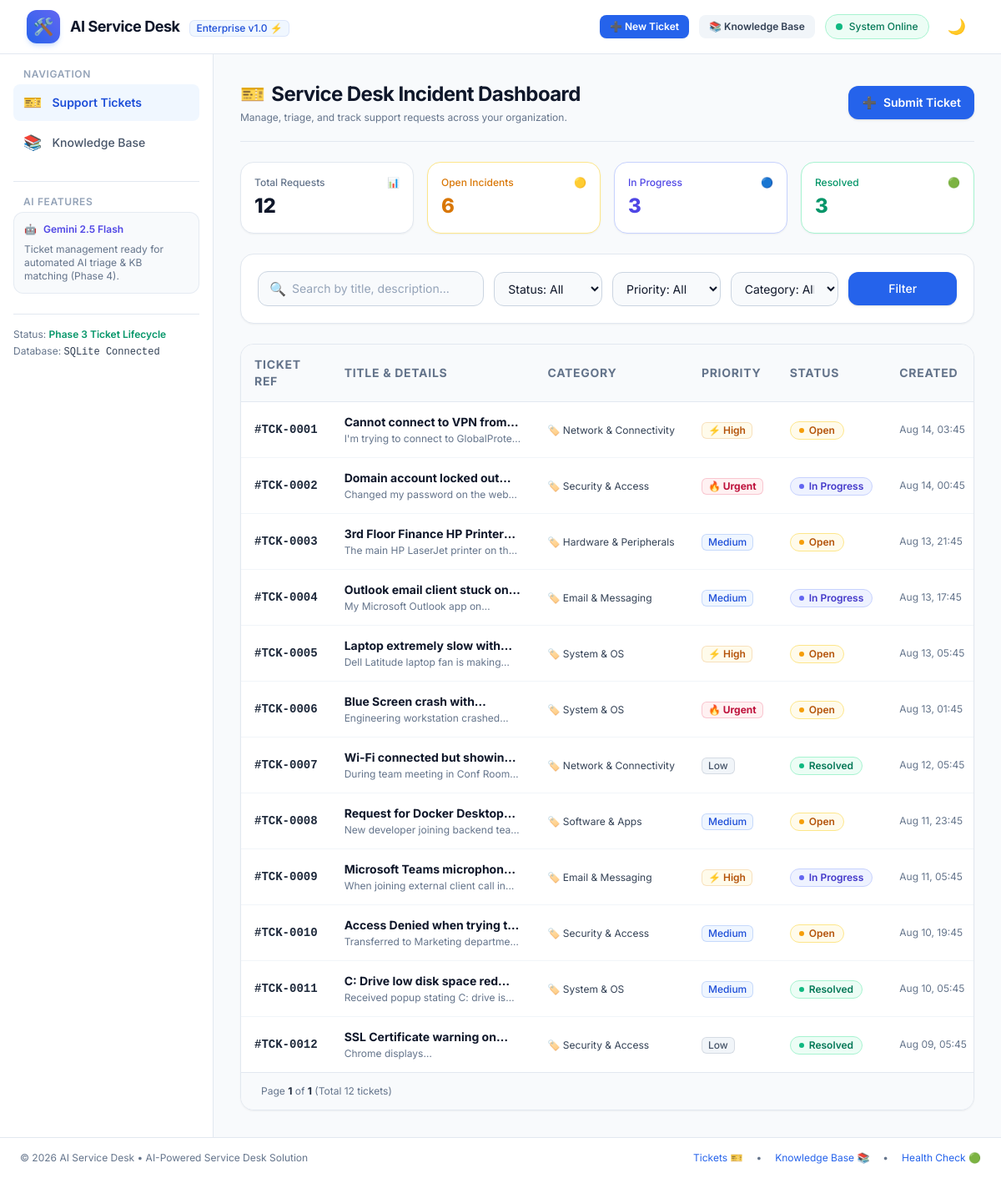
Page /tickets on the committed database.
### app/models.py (models this page shows)
class Ticket(Base):
    __tablename__ = "tickets"
    id = Column(Integer, primary_key=True, index=True, autoincrement=True)
    title = Column(String(255), nullable=False)
    description = Column(Text, nullable=False)
    status = Column(String(50), nullable=False, default="Open")  # Open, In Progress, Pending, Resolved, Closed
    priority = Column(String(50), nullable=False, default="Medium")  # Low, Medium, High, Urgent
    category = Column(String(100), nullable=False, default="General IT")
    ai_summary = Column(Text, nullable=True)
    suggested_resolution = Column(Text, nullable=True)
    final_resolution = Column(Text, nullable=True)
    created_at = Column(DateTime(timezone=True), default=utc_now)
    updated_at = Column(DateTime(timezone=True), default=utc_now, onupdate=utc_now)
    activities = relationship("TicketActivity", back_populates="ticket", cascade="all, delete-orphan", order_by="TicketActivity.created_at.desc()")

### app/routers/tickets.py (the view)
@router.get("/tickets", response_class=HTMLResponse)
async def list_tickets(
    request: Request,
    q: Optional[str] = Query(None),
    status_filter: Optional[str] = Query(None, alias="status"),
    priority_filter: Optional[str] = Query(None, alias="priority"),
    category_filter: Optional[str] = Query(None, alias="category"),
    page: int = Query(1, ge=1),
    page_size: int = Query(20, ge=1, le=100),
    created: Optional[bool] = False,
    deleted: Optional[bool] = False,
    db: Session = Depends(get_db)
):
    skip = (page - 1) * page_size
    tickets, total_count = TicketService.get_all_tickets(
        db=db,
        query=q,
        status=status_filter,
        priority=priority_filter,
        category=category_filter,
        skip=skip,
        limit=page_size
    )
    categories = TicketService.get_categories(db)
    counts = TicketService.get_ticket_counts(db)
    total_pages = max(1, (total_count + page_size - 1) // page_size)
    return templates.TemplateResponse(
        request=request,
        name="tickets/list.html",
        context={
            "app_name": settings.APP_NAME,
            "tickets": tickets,
            "counts": counts,
            "categories": categories,
            "statuses": VALID_STATUSES,
            "priorities": VALID_PRIORITIES,
            "search_query": q or "",
            "selected_status": status_filter or "All",
            "selected_priority": priority_filter or "All",
            "selected_category": category_filter or "All",
            "page": page,
            "total_pages": total_pages,
            "total_count": total_count,
            "created_success": created,
            "deleted_success": deleted
        }
    )

### app/templates/tickets/list.html (shortened to what this page needs)
{% extends "base.html" %}
{% block content %}
<div class="space-y-6">
    <div class="flex flex-col sm:flex-row sm:items-center justify-between gap-4 border-b border-slate-200 dark:border-slate-800 pb-5">
        <div>
            <h1 class="text-2xl font-bold tracking-tight text-slate-900 dark:text-white flex items-center gap-2">
                <span>🎫</span> Service Desk Incident Dashboard
            </h1>
            <p class="text-xs text-slate-500 dark:text-slate-400 mt-1">
                Manage, triage, and track support requests across your organization.
            </p>
        </div>
        <div>
            <a href="/tickets/new" class="inline-flex items-center gap-2 rounded-xl bg-brand-600 px-4 py-2.5 text-sm font-semibold text-white shadow hover:bg-brand-700 transition">
                <span>➕</span>
                <span>Submit Ticket</span>
            </a>
        </div>
    </div>
    <div class="grid grid-cols-2 md:grid-cols-4 gap-4">
        <a href="/tickets" class="p-4 rounded-2xl bg-white dark:bg-slate-800 border border-slate-200 dark:border-slate-700 shadow-sm hover:border-slate-400 transition space-y-1">
            <div class="flex items-center justify-between text-slate-500 text-xs font-medium">
                <span>Total Requests</span>
                <span>📊</span>
            </div>
            <div class="text-2xl font-extrabold text-slate-900 dark:text-white">{{ counts.total }}</div>
        </a>
        <a href="/tickets?status=Open" class="p-4 rounded-2xl bg-white dark:bg-slate-800 border border-amber-200 dark:border-amber-900/50 shadow-sm hover:border-amber-400 transition space-y-1">
            <div class="flex items-center justify-between text-amber-600 dark:text-amber-400 text-xs font-medium">
                <span>Open Incidents</span>
                <span>🟡</span>
            </div>
            <div class="text-2xl font-extrabold text-amber-600 dark:text-amber-400">{{ counts.open }}</div>
        </a>
        <a href="/tickets?status=In+Progress" class="p-4 rounded-2xl bg-white dark:bg-slate-800 border border-indigo-200 dark:border-indigo-900/50 shadow-sm hover:border-indigo-400 transition space-y-1">
            <div class="flex items-center justify-between text-indigo-600 dark:text-indigo-400 text-xs font-medium">
                <span>In Progress</span>
                <span>🔵</span>
            </div>
            <div class="text-2xl font-extrabold text-indigo-600 dark:text-indigo-400">{{ counts.in_progress }}</div>
        </a>
        <a href="/tickets?status=Resolved" class="p-4 rounded-2xl bg-white dark:bg-slate-800 border border-emerald-200 dark:border-emerald-900/50 shadow-sm hover:border-emerald-400 transition space-y-1">
            <div class="flex items-center justify-between text-emerald-600 dark:text-emerald-400 text-xs font-medium">
                <span>Resolved</span>
                <span>🟢</span>
            </div>
            <div class="text-2xl font-extrabold text-emerald-600 dark:text-emerald-400">{{ counts.resolved }}</div>
        </a>
    </div>
    <div class="rounded-2xl bg-white dark:bg-slate-800 p-5 border border-slate-200 dark:border-slate-700 shadow-sm space-y-4">
        <form method="GET" action="/tickets" class="grid grid-cols-1 md:grid-cols-12 gap-3 items-center">
            <div class="md:col-span-4 relative">
                <div class="absolute inset-y-0 left-0 pl-3.5 flex items-center pointer-events-none text-slate-400">
                </div>
                <input
                    type="text"
                    name="q"
                    value="{{ search_query }}"
                    placeholder="Search by title, description..."
                    class="w-full pl-10 pr-4 py-2.5 rounded-xl border border-slate-300 dark:border-slate-600 bg-slate-50 dark:bg-slate-900 text-slate-900 dark:text-white placeholder-slate-400 text-sm focus:outline-none focus:ring-2 focus:ring-brand-500"
                >
            </div>
            <div class="md:col-span-2">
                <select
                    name="status"
                    onchange="this.form.submit()"
                    class="w-full px-3 py-2.5 rounded-xl border border-slate-300 dark:border-slate-600 bg-slate-50 dark:bg-slate-900 text-slate-900 dark:text-white text-sm focus:outline-none focus:ring-2 focus:ring-brand-500"
                >
                    <option value="All" {% if selected_status == 'All' %}selected{% endif %}>Status: All</option>
                </select>
            </div>
            <div class="md:col-span-2">
                <select
                    name="priority"
                    onchange="this.form.submit()"
                    class="w-full px-3 py-2.5 rounded-xl border border-slate-300 dark:border-slate-600 bg-slate-50 dark:bg-slate-900 text-slate-900 dark:text-white text-sm focus:outline-none focus:ring-2 focus:ring-brand-500"
                >
                    <option value="All" {% if selected_priority == 'All' %}selected{% endif %}>Priority: All</option>
                </select>
            </div>
            <div class="md:col-span-2">
                <select
                    name="category"
                    onchange="this.form.submit()"
                    class="w-full px-3 py-2.5 rounded-xl border border-slate-300 dark:border-slate-600 bg-slate-50 dark:bg-slate-900 text-slate-900 dark:text-white text-sm focus:outline-none focus:ring-2 focus:ring-brand-500"
                >
                    <option value="All" {% if selected_category == 'All' %}selected{% endif %}>Category: All</option>
                </select>
            </div>
            <div class="md:col-span-2 flex gap-2">
                <button type="submit" class="flex-1 rounded-xl bg-brand-600 hover:bg-brand-700 text-white font-medium py-2.5 px-3 text-sm shadow transition">
                    Filter
                </button>
            </div>
        </form>
    </div>
    {% if tickets %}
        <div class="rounded-2xl bg-white dark:bg-slate-800 border border-slate-200 dark:border-slate-700 shadow-sm overflow-hidden">
            <div class="overflow-x-auto">
                <table class="w-full text-left text-xs sm:text-sm">
                    <thead class="bg-slate-50 dark:bg-slate-900/60 border-b border-slate-200 dark:border-slate-700 text-slate-500 uppercase tracking-wider font-semibold">
                        <tr>
                            <th class="py-3.5 px-4">Ticket Ref</th>
                            <th class="py-3.5 px-4">Title & Details</th>
                            <th class="py-3.5 px-4">Category</th>
                            <th class="py-3.5 px-4">Priority</th>
                            <th class="py-3.5 px-4">Status</th>
                            <th class="py-3.5 px-4">Created</th>
                        </tr>
                    </thead>
                    <tbody class="divide-y divide-slate-100 dark:divide-slate-700/60">
                        {% for ticket in tickets %}
                            <tr class="hover:bg-slate-50/80 dark:hover:bg-slate-700/30 transition-colors group">
                                <td class="py-3.5 px-4 font-mono font-bold text-slate-800 dark:text-slate-200 whitespace-nowrap">
                                    <a href="/tickets/{{ ticket.id }}" class="hover:text-brand-600">
                                        #TCK-{{ "%04d" % ticket.id }}
                                    </a>
                                </td>
                                <td class="py-3.5 px-4">
                                    <a href="/tickets/{{ ticket.id }}" class="font-bold text-slate-900 dark:text-white group-hover:text-brand-600 dark:group-hover:text-brand-400 line-clamp-1">
                                        {{ ticket.title }}
                                    </a>
                                    <p class="text-xs text-slate-500 dark:text-slate-400 line-clamp-1 mt-0.5">
                                        {{ ticket.description }}
                                    </p>
                                </td>
                                <td class="py-3.5 px-4 whitespace-nowrap">
                                    <span class="inline-flex items-center gap-1 text-xs text-slate-700 dark:text-slate-300">
                                        🏷️ {{ ticket.category }}
                                    </span>
                                </td>
                                <td class="py-3.5 px-4 whitespace-nowrap">
                                    {% if ticket.priority == 'Urgent' or ticket.priority == 'Critical' %}
                                        <span class="inline-flex items-center gap-1 rounded-md bg-rose-50 dark:bg-rose-950/50 px-2 py-0.5 text-xs font-bold text-rose-700 dark:text-rose-300 ring-1 ring-inset ring-rose-600/20">
                                            🔥 Urgent
                                        </span>
                                    {% elif ticket.priority == 'High' %}
                                        <span class="inline-flex items-center gap-1 rounded-md bg-amber-50 dark:bg-amber-950/50 px-2 py-0.5 text-xs font-semibold text-amber-700 dark:text-amber-300 ring-1 ring-inset ring-amber-600/20">
                                            ⚡ High
                                        </span>
                                    {% elif ticket.priority == 'Medium' %}
                                        <span class="inline-flex items-center gap-1 rounded-md bg-blue-50 dark:bg-blue-950/50 px-2 py-0.5 text-xs font-medium text-blue-700 dark:text-blue-300 ring-1 ring-inset ring-blue-600/20">
                                            Medium
                                        </span>
                                    {% else %}
                                        <span class="inline-flex items-center gap-1 rounded-md bg-slate-100 dark:bg-slate-800 px-2 py-0.5 text-xs font-medium text-slate-600 dark:text-slate-400 ring-1 ring-inset ring-slate-500/20">
                                            Low
                                        </span>
                                    {% endif %}
                                </td>
                                <td class="py-3.5 px-4 whitespace-nowrap">
                                    {% if ticket.status == 'Open' %}
                                        <span class="inline-flex items-center gap-1.5 rounded-full bg-amber-50 dark:bg-amber-950/50 px-2.5 py-0.5 text-xs font-semibold text-amber-700 dark:text-amber-300 border border-amber-200 dark:border-amber-800">
                                            <span class="h-1.5 w-1.5 rounded-full bg-amber-500"></span> Open
                                        </span>
                                    {% elif ticket.status == 'In Progress' %}
                                        <span class="inline-flex items-center gap-1.5 rounded-full bg-indigo-50 dark:bg-indigo-950/50 px-2.5 py-0.5 text-xs font-semibold text-indigo-700 dark:text-indigo-300 border border-indigo-200 dark:border-indigo-800">
                                            <span class="h-1.5 w-1.5 rounded-full bg-indigo-500 animate-pulse"></span> In Progress
                                        </span>
                                    {% elif ticket.status == 'Resolved' %}
                                        <span class="inline-flex items-center gap-1.5 rounded-full bg-emerald-50 dark:bg-emerald-950/50 px-2.5 py-0.5 text-xs font-semibold text-emerald-700 dark:text-emerald-300 border border-emerald-200 dark:border-emerald-800">
                                            <span class="h-1.5 w-1.5 rounded-full bg-emerald-500"></span> Resolved
                                        </span>
                                    {% else %}
                                        <span class="inline-flex items-center gap-1.5 rounded-full bg-slate-100 dark:bg-slate-800 px-2.5 py-0.5 text-xs font-medium text-slate-600 dark:text-slate-400 border border-slate-300 dark:border-slate-700">
                                            Closed
                                        </span>
                                    {% endif %}
                                </td>
                                <td class="py-3.5 px-4 text-xs text-slate-500 dark:text-slate-400 whitespace-nowrap">
                                    {{ ticket.created_at.strftime('%b %d, %H:%M') }}
                                </td>
                            </tr>
                        {% endfor %}
                    </tbody>
                </table>
            </div>
            <div class="px-6 py-3.5 bg-slate-50 dark:bg-slate-900/60 border-t border-slate-200 dark:border-slate-700 flex items-center justify-between text-xs text-slate-500">
                <div>
                    Page <span class="font-bold text-slate-800 dark:text-slate-200">{{ page }}</span> of <span class="font-bold text-slate-800 dark:text-slate-200">{{ total_pages }}</span> (Total {{ total_count }} tickets)
                </div>
            </div>
        </div>
    {% endif %}
</div>
{% endblock %}

### rows in the picture
Ticket: id "0001", title "Cannot connect to VPN…", description "I'm trying to connect to…", category "Network & Connectivity", priority "⚡ High", status "Open" (drawn), created_at "Aug 14, 03:45"
Ticket: id "0002", title "Domain account locked…", description "Changed my password on the…", category "Security & Access", priority "🔥 Urgent", status "In Progress" (drawn), created_at "Aug 14, 00:45"
Ticket: id "0003", title "3rd Floor Finance HP…", description "The main HP LaserJet printer on…", category "Hardware & Peripherals", priority "Medium", status "Open" (drawn), created_at "Aug 13, 21:45"
Ticket: id "0004", title "Outlook email client stuck…", description "My Microsoft Outlook app…", category "Email & Messaging", priority "Medium", status "In Progress" (drawn), created_at "Aug 13, 17:45"
Ticket: id "0005", title "Laptop extremely slow…", description "Dell Latitude laptop fan is…", category "System & OS", priority "⚡ High", status "Open" (drawn), created_at "Aug 13, 05:45"
Ticket: id "0006", title "Blue Screen crash…", description "Engineering workstation…", category "System & OS", priority "🔥 Urgent", status "Open" (drawn), created_at "Aug 13, 01:45"
Ticket: id "0007", title "Wi-Fi connected but…", description "During team meeting in Conf…", category "Network & Connectivity", priority "Low", status "Resolved" (drawn), created_at "Aug 12, 05:45"
Ticket: id "0008", title "Request for Docker…", description "New developer joining backend…", category "Software & Apps", priority "Medium", status "Open" (drawn), created_at "Aug 11, 23:45"
Ticket: id "0009", title "Microsoft Teams…", description "When joining external client call…", category "Email & Messaging", priority "⚡ High", status "In Progress" (drawn), created_at "Aug 11, 05:45"
Ticket: id "0010", title "Access Denied when trying…", description "Transferred to Marketing…", category "Security & Access", priority "Medium", status "Open" (drawn), created_at "Aug 10, 19:45"
Ticket: id "0011", title "C: Drive low disk space…", description "Received popup stating C: drive…", category "System & OS", priority "Medium", status "Resolved" (drawn), created_at "Aug 10, 05:45"
Ticket: id "0012", title "SSL Certificate warning…", description "Chrome…", category "Security & Access", priority "Low", status "Resolved" (drawn), created_at "Aug 09, 05:45"

### other values in the picture
{{ app_name }} "AI Service Desk"
{{ counts.total }} "12"
{{ counts.open }} "6"
{{ counts.in_progress }} "3"
{{ counts.resolved }} "3"
{{ page }} "1"
{{ total_pages }} "1"
{{ total_count }} "12"
